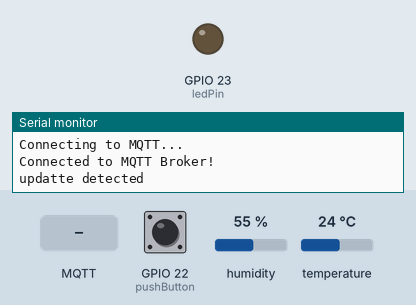
A sketch run on a simulated ESP32. Shown: output pins drawn as LEDs (lit = HIGH), the last lines printed to the serial monitor. The inputs (shaded band) are chosen by the test bench; at power-on: GPIO 22 (pushButton) HIGH, humidity 55 %, temperature 24 °C. WiFi joins after 1.5 s; servers stay silent unless stated; no MQTT or app messages arrive unless stated.

Above: at 2.7 s.
2.8 s: MQTT message "1" arrives on the first subscribed topic
At 3.7 s:
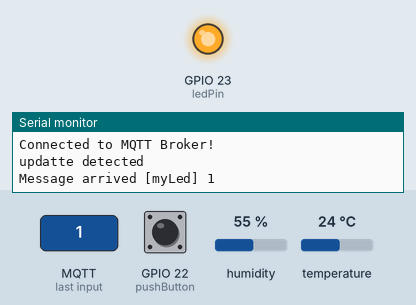
4.3 s: MQTT message "0" arrives on the first subscribed topic
At 4.9 s:
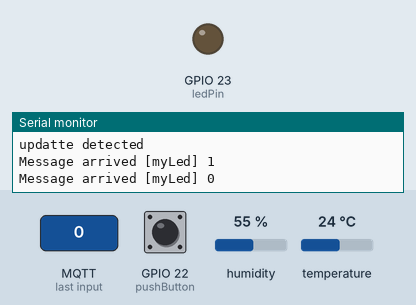
Timing chart, 0 to 7.3 s (numbered marks = the images above; inputs shaded):
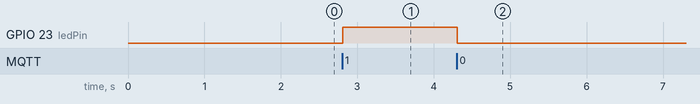

Measured:
- after the input at 2.8 s, GPIO 23 (ledPin): LOW → HIGH at once
- after the input at 4.3 s, GPIO 23 (ledPin): HIGH → LOW at once

The sketch:

miniature_room_project.ino
```cpp
/*
  IoT Club - ISTC Workshop
  Controlling LED with MQTT

  This code demonstrates how to control the state of an LED connected ,button,dht22
  to the ESP32 based on messages received from a specific MQTT topic.
*/

#include <WiFi.h>
#include <PubSubClient.h>
#include <DHTesp.h>
DHTesp dht;

// Update these with your Wi-Fi credentials
const char* ssid = "Wokwi-GUEST";
const char* password = "";

// MQTT Broker settings
const char* mqtt_server = "ec2-3-83-31-167.compute-1.amazonaws.com";
const int mqtt_port = 1883;


// Topic for controlling the LED
const char* ledTopic = "myLed";

const int ledPin = 23; // Change this to the actual pin connected to the LED
const int pushButton=22;
const int dhtPin=21;
bool ledStatus=0;
WiFiClient espClient;
PubSubClient client(espClient);
void connectToMQTT() {
  while (!client.connected()) {
    Serial.println("Connecting to MQTT...");
    if (client.connect("ESP32Client")) {
      Serial.println("Connected to MQTT Broker!");
      client.subscribe(ledTopic);
    } else {
      Serial.print("failed with state ");
      Serial.print(client.state());
      delay(2000);
    }
  }
}

// Callback function for received MQTT messages
void callback(char* topic, byte* payload, unsigned int length) {
  String message;
  for (int i = 0; i < length; i++) {
    message += (char)payload[i];
  }
  Serial.print("Message arrived [");
  Serial.print(topic);
  Serial.print("] ");
  Serial.println(message);

  // Control the LED based on the message
  if (message == "1") {
    ledStatus=1;
  } else if (message == "0") {
    ledStatus=0;
  }
}
float hum,temp;
void updateTempHum()
{
    float t = dht.getTemperature();
    float h = dht.getHumidity();

    if (isnan(t) || isnan(h) || t == 0 || h == 0)
    {
        return;
    }
    else
    {

        if ((temp != t) || (hum != h))
        {
            temp = t;
            hum = h;
            Serial.println("updatte detected");

            client.publish("myTemp", String(temp).c_str(), true);
            client.publish("myHum", String(hum).c_str(), true);
        }
    }
}
void setup() {
  Serial.begin(115200);
  pinMode(ledPin, OUTPUT);
  pinMode(pushButton, INPUT_PULLUP);
  WiFi.begin(ssid, password);
  while (WiFi.status() != WL_CONNECTED) {
    delay(500);
    Serial.println("Connecting to WiFi..");
  }
  Serial.println("Connected to the WiFi network");

  client.setServer(mqtt_server, mqtt_port);
  client.setCallback(callback);
  dht.setup(dhtPin, DHTesp::DHT22);
  connectToMQTT();
}

/**
 * Function to continuously check the connection status,
 * and reconnect to MQTT if not connected. tu
 */
void loop() {
  if (!client.connected()) {
    connectToMQTT();
  }
  client.loop();
  if (digitalRead(pushButton)==LOW){
    client.publish(ledTopic,String(!ledStatus).c_str());
    delay(200);
  }
  digitalWrite(ledPin,ledStatus);
  updateTempHum();
}
```
